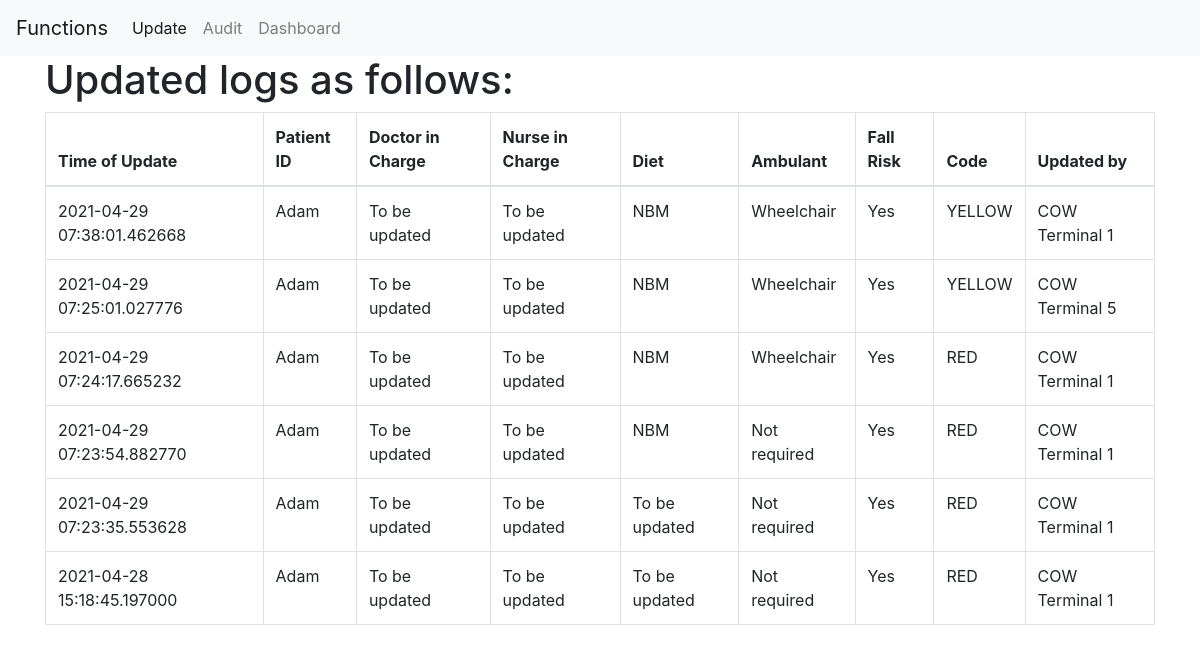
The app's page /individual_screen, older data.
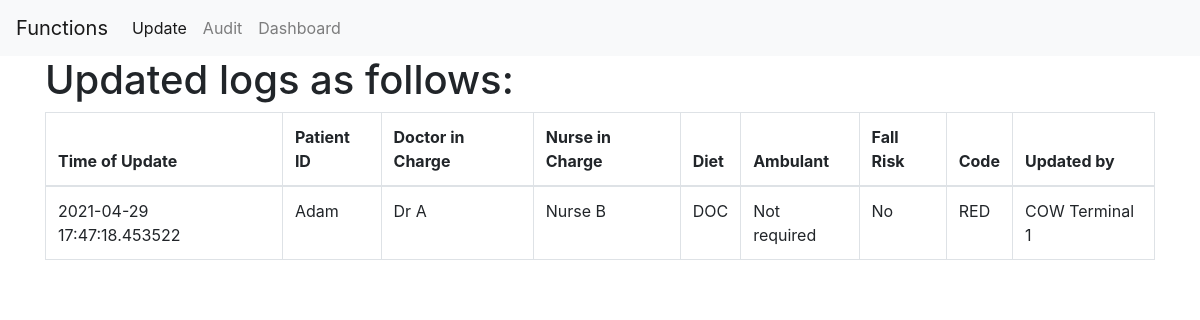
The same page, newer data.
### canary3-0620pm.py (models this page shows)
class PatientLog(db.Model):
    patient_id = db.Column(db.Text(9),primary_key = True)
    doctor_in_charge = db.Column(db.Text(25),nullable=False, default='')
    nurse_in_charge = db.Column(db.Text(25),nullable=False, default='')
    diet = db.Column(db.Text(5),nullable=False, default='')
    ambulant = db.Column(db.Text(5),nullable=False, default='')
    fallrisk = db.Column(db.Text(5), nullable=False,
    default='')
    code = db.Column(db.Text(10),nullable=False, default='')
    updated_by = db.Column(db.Text(25))
    timestamp = db.Column(db.DateTime, default = datetime.datetime.utcnow(), primary_key = True)

### canary3-0620pm.py (the view)
@app.route('/individual_screen')
def individual_screen():
    cumulogs = PatientLog.query.filter_by(patient_id = 'Adam').order_by(PatientLog.timestamp.desc())
    return render_template('canary3-update_display.html', cumulogs=cumulogs)

### templates/canary3-update_display.html (shortened to what this page needs)
<!DOCTYPE html>
<html lang="en" dir="ltr">
{% extends "canary3-base.html"%}
{% block content %}
  <head>
  </head>
  <body>
    <div class = 'container'>
    <h1>Updated logs as follows:</h1>
<table class = "table table-hover table-bordered">
  <thead>
   <tr>
     <th scope="col">Time of Update</th>
     <th scope="col">Patient ID</th>
     <th scope="col">Doctor in Charge</th>
     <th scope="col">Nurse in Charge</th>
     <th scope="col">Diet</th>
     <th scope="col">Ambulant</th>
     <th scope="col">Fall Risk</th>
     <th scope="col">Code</th>
     <th scope="col">Updated by</th>
   </tr>
 </thead>
{% for cumulog in cumulogs %}
<tr>
  <td>{{cumulog.timestamp}}</td>
  <td>{{cumulog.patient_id}}</td>
  <td>{{cumulog.doctor_in_charge}}</td>
  <td>{{cumulog.nurse_in_charge}}</td>
  <td>{{cumulog.diet}}</td>
  <td>{{cumulog.ambulant}}</td>
  <td>{{cumulog.fallrisk}}</td>
  <td>{{cumulog.code}}</td>
  <td>{{cumulog.updated_by}}</td>
</tr>
{%  endfor %}
</table>
</div>
  </body>
  {% endblock %}

### templates/canary3-base.html (shortened to what this page needs)
<!DOCTYPE html>
<html lang="en" dir="ltr">
<head>
  <link rel="stylesheet" href="https://maxcdn.bootstrapcdn.com/bootstrap/4.0.0/css/bootstrap.min.css">
</head>
<body>
  <nav class="navbar navbar-expand-lg navbar-light bg-light">
    <a class="navbar-brand" href="#">Functions</a>
    <div class="collapse navbar-collapse" id="navbarSupportedContent">
      <ul class="navbar-nav mr-auto">
        <li class="nav-item active">
          <a class="nav-link" href="{{url_for('index')}}">Update<span class="sr-only">(current)</span></a>
        </li>
        <li class="nav-item">
          <a class="nav-link" href="{{url_for('update_display')}}">Audit</a>
        </li>
        <li class="nav-item">
          <a class="nav-link" href="{{url_for('select_patient_centric_display')}}">Dashboard</a>
        </li>
      </ul>
    </div>
  </nav>
{% block content %}
{% endblock %}
</body>
</html>

Row changes from the older to the newer data that the page shows:
removed PatientLog: timestamp "2021-04-29 07:38:01.462668", patient_id "Adam", doctor_in_charge "To be updated", nurse_in_charge "To be updated", diet "NBM", ambulant "Wheelchair", fallrisk "Yes", code "YELLOW", updated_by "COW Terminal 1"
removed PatientLog: timestamp "2021-04-29 07:25:01.027776", patient_id "Adam", doctor_in_charge "To be updated", nurse_in_charge "To be updated", diet "NBM", ambulant "Wheelchair", fallrisk "Yes", code "YELLOW", updated_by "COW Terminal 5"
removed PatientLog: timestamp "2021-04-29 07:24:17.665232", patient_id "Adam", doctor_in_charge "To be updated", nurse_in_charge "To be updated", diet "NBM", ambulant "Wheelchair", fallrisk "Yes", code "RED", updated_by "COW Terminal 1"
removed PatientLog: timestamp "2021-04-29 07:23:54.882770", patient_id "Adam", doctor_in_charge "To be updated", nurse_in_charge "To be updated", diet "NBM", ambulant "Not required", fallrisk "Yes", code "RED", updated_by "COW Terminal 1"
removed PatientLog: timestamp "2021-04-29 07:23:35.553628", patient_id "Adam", doctor_in_charge "To be updated", nurse_in_charge "To be updated", diet "To be updated", ambulant "Not required", fallrisk "Yes", code "RED", updated_by "COW Terminal 1"
removed PatientLog: timestamp "2021-04-28 15:18:45.197000", patient_id "Adam", doctor_in_charge "To be updated", nurse_in_charge "To be updated", diet "To be updated", ambulant "Not required", fallrisk "Yes", code "RED", updated_by "COW Terminal 1"
now on this page (row edited): PatientLog: timestamp "2021-04-29 17:47:18.453522", patient_id "Adam", doctor_in_charge "Dr A", nurse_in_charge "Nurse B", diet "DOC", ambulant "Not required", fallrisk "No", code "RED", updated_by "COW Terminal 1"
